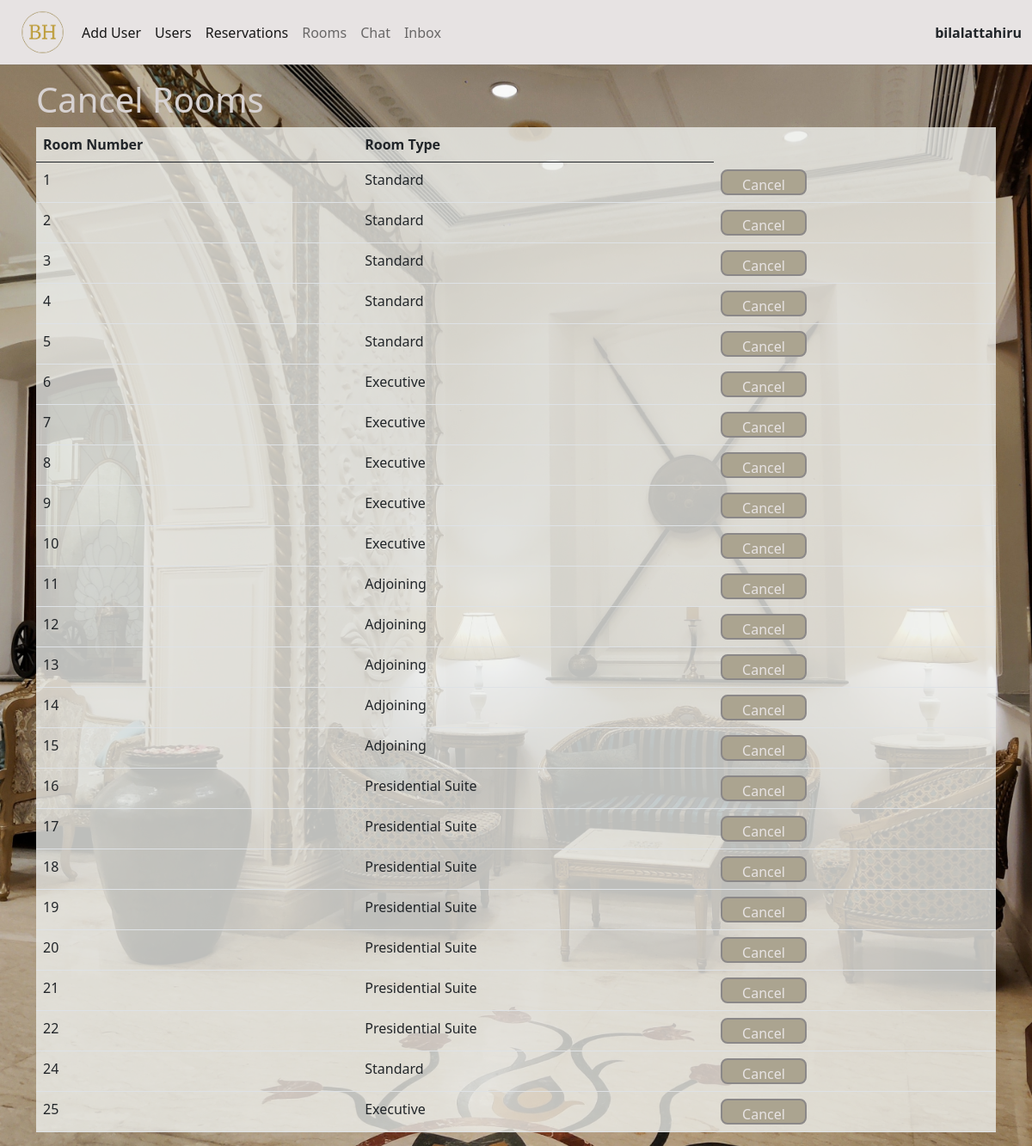
The app's page /hotel_admin/cancelroom/ (signed in) with its own data.
### hotel_app/models.py (models this page shows, shortened)
class Room(models.Model):
    ROOM_TYPE=(
        ('Standard', 'Standard'),
        ('Executive', 'Executive'),
        ('Adjoining', 'Adjoining'),
        ('Presidential Suite', 'Presidential Suite')
    )
    room_number=models.IntegerField(null=True)
    room_type=models.CharField(max_length=120, null=True, choices=ROOM_TYPE)
    is_available = models.BooleanField(default=True)

### hotel_admin/views.py (the view)
# urls.py: path('cancelroom/', views.cancelroom, name="caroomUI"),
@login_required
def cancelroom(request):
    context={
        "Rooms": Room.objects.all()
    }
    return render(request, 'hoteladmin/cancelroom.html', context)

### hotel_admin/templates/hoteladmin/cancelroom.html (shortened to what this page needs)
{% extends 'hoteladmin/base1.html'%}
{% block content%}
<div class="container">
    <div class="row">
        <div class="col-md-12">
            <h1>Cancel Rooms</h1>
        </div>
    </div>
    <div class="row">
        <div class="col-md-12">
            <table class="table" style="background-color: rgba(237, 238, 234, 0.8)">
                <thead>
                    <tr>
                        <th>Room Number</th>
                        <th>Room Type</th>
                    </tr>
                </thead>
                <tbody>
                    {%for Room in Rooms%}
                    <tr>
                        <td>{{Room.room_number}}</td>
                        <td>{{Room.room_type}}</td>
                        <td><a href="{% url 'delete_room' Room.pk%}" ><button type ="button" class="btn">Cancel</button></a></td>
                    </tr>
                    {%endfor%}
                </tbody>
            </table>
        </div>
    </div>
</div>
{% endblock %}

### hotel_admin/templates/hoteladmin/base1.html (shortened to what this page needs)
{% load static %}
<!DOCTYPE html>
<html>
<head>
    <link rel="stylesheet" href="https://cdn.jsdelivr.net/npm/bootstrap@5.0.0-beta3/dist/css/bootstrap.min.css">
    <link rel="stylesheet" href="{% static 'css/style2.css' %}">
</head>
<body background = {% static 'images/img/pexels-vidit-goel-15227142.jpg'%}
>
    <nav class="navbar navbar-expand-lg navbar-light bg-light" >
        <div class="container-fluid">
           <div class ="logo">
                <img src="{% static 'images/img/logo.png' %}" >
            </div>
            <div class="collapse navbar-collapse" id="navbarNav">
                <ul class="navbar-nav">
                    <li class="nav-item">
                        <a class="nav-link active" aria-current="page" href="../registeruser">Add User</a>
                    </li>
                    <li class="nav-item">
                        <a class="nav-link active" aria-current="page" href="../users">Users</a>
                    </li>
                    <li class="nav-item">
                        <a class="nav-link active" aria-current="page" href="../reservation">Reservations</a>
                    </li>
                    <li class="nav-item">
                        <a class="nav-link" href="../room">Rooms</a>
                    </li>
                    <li class="nav-item">
                        <a class="nav-link" href="../chat">Chat</a>
                    </li>
                    <li class="nav-item">
                        <a class="nav-link" href="../inbox">Inbox</a>
                    </li>
                </ul>
            </div>
            <span><b>{{request.user.username}}</b></span>
        </div>
    </nav>
<hr>
   {%block content %}{% endblock %}
</body>
</html>

### hotel_app/static/css/style2.css (style rules this page uses)
nav { height: 75px; }
.container-fluid { height:75px; background-color: rgb(231, 227, 227); }
hr { margin-top: auto; height: 4px; color:rgb(115, 112, 112) }
body { background-color: rgb(247, 243, 243); }
.logo img { height: 75px; width: 75px; }

### hotel_admin/templates/hoteladmin/cancelroom.html (style rules this page uses)
body { background-size: cover; background-repeat: no-repeat; background-position: center center; background-attachment: fixed; }
h1 { color: rgb(215, 210, 210); }
.btn { color:rgb(231, 227, 227); border: 2px solid rgb(139, 136, 136); width: 100px; height: 30px; text-align: center; line-height: 20px; cursor: pointer; background: rgb(171, 164, 144); border-radius: 8px; }

### records on screen
Room: room_number "1", room_type "Standard"
Room: room_number "2", room_type "Standard"
Room: room_number "3", room_type "Standard"
Room: room_number "4", room_type "Standard"
Room: room_number "5", room_type "Standard"
Room: room_number "6", room_type "Executive"
Room: room_number "7", room_type "Executive"
Room: room_number "8", room_type "Executive"
Room: room_number "9", room_type "Executive"
Room: room_number "10", room_type "Executive"
Room: room_number "11", room_type "Adjoining"
Room: room_number "12", room_type "Adjoining"
Room: room_number "13", room_type "Adjoining"
Room: room_number "14", room_type "Adjoining"
Room: room_number "15", room_type "Adjoining"
Room: room_number "16", room_type "Presidential Suite"
Room: room_number "17", room_type "Presidential Suite"
Room: room_number "18", room_type "Presidential Suite"
Room: room_number "19", room_type "Presidential Suite"
Room: room_number "20", room_type "Presidential Suite"
Room: room_number "21", room_type "Presidential Suite"
Room: room_number "22", room_type "Presidential Suite"
Room: room_number "24", room_type "Standard"
Room: room_number "25", room_type "Executive"

### other values on screen
{{ request.user.username }} "bilalattahiru"
